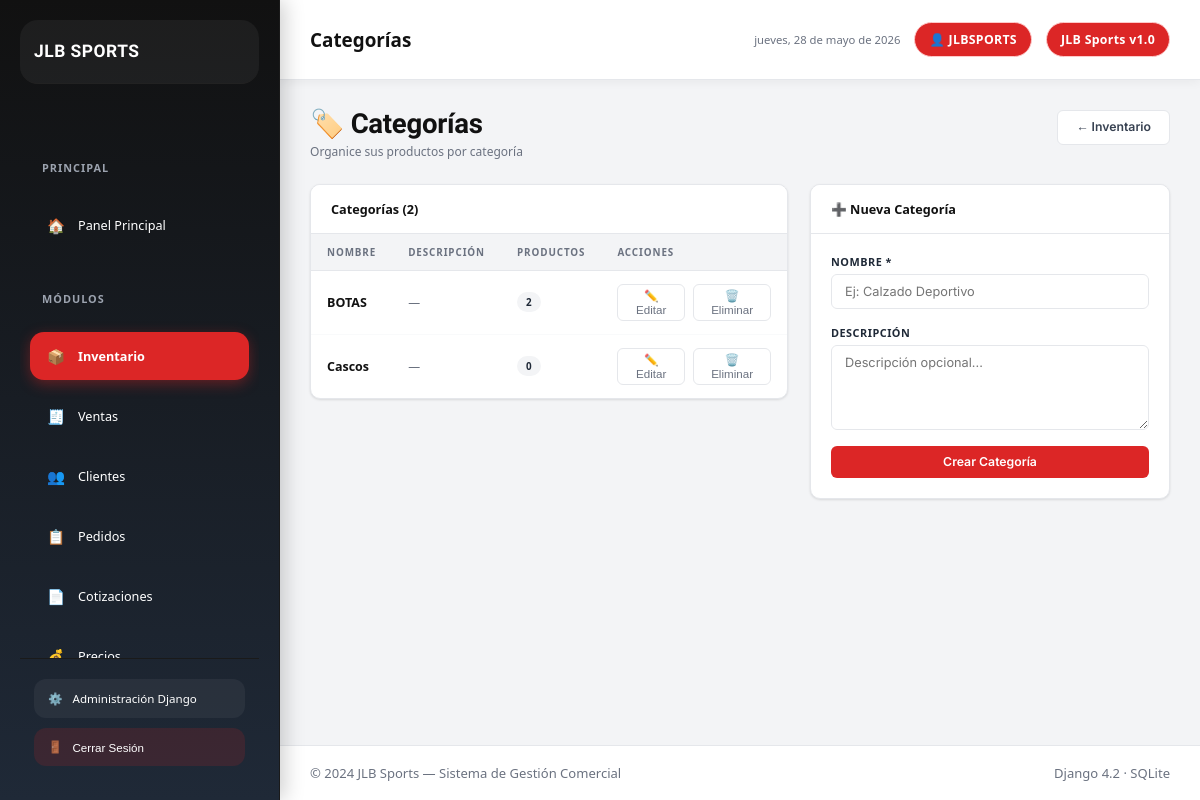
Screenshot of /dashboard/categories/ (signed in) with the database file from the repository.
### inventory/models.py (models this page shows, shortened)
class Category(models.Model):
    name = models.CharField(max_length=100)
    description = models.TextField(blank=True)

### inventory/views.py (the view, shortened to what this page needs)
# urls.py: path('categories/', views.category_list, name='category_list'),
@login_required
def category_list(request):
    categories = Category.objects.annotate(product_count=Count('products'))
    return render(request, 'inventory/category_list.html', {'categories': categories, 'active_page': 'inventory'})

### templates/inventory/category_list.html (shortened to what this page needs)
{% extends 'base.html' %}
{% block topbar_title %}Categorías{% endblock %}
{% block content %}
<div class="seccion-header">
  <div>
    <h1 class="seccion-titulo">🏷️ Categorías</h1>
    <p class="seccion-subtitulo">Organice sus productos por categoría</p>
  </div>
  <a href="{% url 'product_list' %}" class="btn btn-outline">← Inventario</a>
</div>
<div style="display:grid;grid-template-columns:1fr 360px;gap:22px;align-items:start;">
  <div class="tarjeta">
    <div class="tarjeta-cab">
      <span class="tarjeta-titulo">Categorías ({{ categories.count }})</span>
    </div>
    <div class="tabla-wrap">
      <table>
        <thead><tr><th>Nombre</th><th>Descripción</th><th>Productos</th><th>Acciones</th></tr></thead>
        <tbody>
          {% for cat in categories %}
          <tr>
            <td class="bold">{{ cat.name }}</td>
            <td class="td-muted">{{ cat.description|default:"—" }}</td>
            <td><span class="badge badge-negro">{{ cat.product_count }}</span></td>
            <td>
              <div class="cat-acciones">
                <button class="btn-icon" onclick="abrirEditar({{ cat.pk }}, '{{ cat.name|escapejs }}', '{{ cat.description|escapejs }}')">
                  ✏️ Editar
                </button>
                <form method="post" style="display:inline;" onsubmit="return confirm('¿Eliminar categoría «{{ cat.name }}»? Los productos quedarán sin categoría.')">
                  <button type="submit" class="btn-icon danger">🗑️ Eliminar</button>
                </form>
              </div>
            </td>
          </tr>
          {% endfor %}
        </tbody>
      </table>
    </div>
  </div>
  <div class="tarjeta">
    <div class="tarjeta-cab"><span class="tarjeta-titulo">➕ Nueva Categoría</span></div>
    <div class="tarjeta-cuerpo">
      <form method="post">
        <div class="form-grupo mb-2">
          <label>Nombre *</label>
          <input type="text" name="name" required placeholder="Ej: Calzado Deportivo">
        </div>
        <div class="form-grupo mb-2">
          <label>Descripción</label>
          <textarea name="description" rows="2" placeholder="Descripción opcional..."></textarea>
        </div>
        <button type="submit" class="btn btn-rojo btn-bloque">Crear Categoría</button>
      </form>
    </div>
  </div>
</div>
{% endblock %}

### templates/base.html (shortened to what this page needs)
{% load static %}
{% load jlb_filters %}
<!DOCTYPE html>
<html lang="es">
<head>
  <link rel="stylesheet" href="{% static 'css/style.css' %}">
</head>
<body>
<aside class="sidebar">
  <a href="{% url 'dashboard' %}" class="sidebar-brand">
    <div class="brand-text">
      <div class="brand-nombre">JLB Sports</div>
    </div>
  </a>
  <nav class="sidebar-nav">
    <div class="nav-grupo-label">Principal</div>
    <a href="{% url 'dashboard' %}" class="nav-enlace {% if active_page == 'dashboard' %}activo{% endif %}">
      <span class="nav-icono">🏠</span>
      Panel Principal
    </a>
    <div class="nav-grupo-label">Módulos</div>
    <a href="{% url 'product_list' %}" class="nav-enlace {% if active_page == 'inventory' %}activo{% endif %}">
      <span class="nav-icono">📦</span>
      Inventario
    </a>
    <a href="{% url 'sale_list' %}" class="nav-enlace {% if active_page == 'sales' %}activo{% endif %}">
      <span class="nav-icono">🧾</span>
      Ventas
    </a>
    <a href="{% url 'client_list' %}" class="nav-enlace {% if active_page == 'clients' %}activo{% endif %}">
      <span class="nav-icono">👥</span>
      Clientes
    </a>
    <a href="{% url 'order_list' %}" class="nav-enlace {% if active_page == 'orders' %}activo{% endif %}">
      <span class="nav-icono">📋</span>
      Pedidos
    </a>
    <a href="{% url 'quote_list' %}" class="nav-enlace {% if active_page == 'quotes' %}activo{% endif %}">
      <span class="nav-icono">📄</span>
      Cotizaciones
    </a>
    <a href="{% url 'pricing_overview' %}" class="nav-enlace {% if active_page == 'pricing' %}activo{% endif %}">
      <span class="nav-icono">💰</span>
      Precios
    </a>
  </nav>
  <div class="sidebar-pie">
    <a href="/admin/" class="sidebar-admin-link" target="_blank">
      <span>⚙️</span>
      Administración Django
    </a>
    <form method="post" action="{% url 'logout' %}" style="margin-top:10px;">
      <button type="submit" class="sidebar-admin-link" style="width:100%;border:none;cursor:pointer;background:rgba(220,38,38,0.15);">
        <span>🚪</span>
        Cerrar Sesión
      </button>
    </form>
  </div>
</aside>
<div class="main-wrap">
  <header class="topbar">
    <div class="topbar-izq">
      <span class="topbar-titulo">
        {% block topbar_title %}JLB Sports{% endblock %}
      </span>
    </div>
    <div class="topbar-der">
      <span class="topbar-fecha" id="topbar-fecha"></span>
      {% if user.is_authenticated %}
      <span class="topbar-chip">👤 {{ user.username }}</span>
      {% endif %}
      <span class="topbar-chip">JLB Sports v1.0</span>
    </div>
  </header>
  <main class="pagina-contenido">
    {% block content %}{% endblock %}
  </main>
  <footer class="page-footer">
    <span>© 2024 JLB Sports — Sistema de Gestión Comercial</span>
    <span>Django 4.2 · SQLite</span>
  </footer>
</div>
</body>
</html>

### templates/inventory/category_list.html (style rules this page uses)
.cat-acciones { display: flex; gap: 8px; }
.btn-icon { background: none; border: 1px solid var(--gris-borde); border-radius: 6px; padding: 4px 10px; cursor: pointer; font-size: 0.8rem; color: var(--gris-texto); transition: all 0.2s; }

### templates/base.html (style rules this page uses)
:root { --rojo-principal:#DC2626; --rojo-oscuro:#B91C1C; --negro:#111111; --gris-oscuro:#1F2937; --gris-claro:#F3F4F6; --blanco:#FFFFFF; --verde:#10B981; --alerta:#EF4444; }
* { margin:0; padding:0; box-sizing:border-box; }
body { font-family: 'Segoe UI', sans-serif; background: var(--gris-claro); color: var(--gris-oscuro); display:flex; min-height:100vh; }
.sidebar { width:280px; background: linear-gradient(180deg,var(--negro),var(--gris-oscuro)); color:white; display:flex; flex-direction:column; padding:20px; position:fixed; height:100vh; overflow-y:auto; box-shadow:4px 0 20px rgba(0,0,0,0.2); }
.sidebar-brand { display:flex; align-items:center; gap:14px; text-decoration:none; margin-bottom:30px; padding:14px; border-radius:18px; background: rgba(255,255,255,0.05); transition:0.3s; }
.brand-text { display:flex; flex-direction:column; }
.brand-nombre { font-size:1.2rem; font-weight:700; color:white; }
.nav-grupo-label { font-size:0.75rem; text-transform:uppercase; color:#9ca3af; margin:18px 0 10px; letter-spacing:1px; }
.sidebar-nav { display:flex; flex-direction:column; gap:8px; }
.nav-enlace { display:flex; align-items:center; gap:12px; padding:14px 16px; border-radius:14px; color:white; text-decoration:none; transition:0.3s; font-weight:500; position:relative; }
.nav-enlace.activo { background:var(--rojo-principal); box-shadow:0 4px 14px rgba(220,38,38,0.4); }
.nav-icono { font-size:1.1rem; }
.sidebar-pie { margin-top:auto; padding-top:20px; }
.sidebar-admin-link { display:flex; align-items:center; gap:10px; text-decoration:none; color:white; padding:12px 14px; border-radius:12px; background:rgba(255,255,255,0.05); transition:0.3s; }
.main-wrap { margin-left:280px; flex:1; display:flex; flex-direction:column; min-height:100vh; }
.topbar { height:80px; background:white; display:flex; align-items:center; justify-content:space-between; padding:0 30px; box-shadow:0 2px 10px rgba(0,0,0,0.05); }
.topbar-titulo { font-size:1.3rem; font-weight:700; color:var(--negro); }
.topbar-der { display:flex; align-items:center; gap:14px; }
.topbar-chip { background:var(--rojo-principal); color:white; padding:8px 14px; border-radius:999px; font-size:0.85rem; font-weight:600; }
.pagina-contenido { padding:30px; flex:1; }
.page-footer { background:white; padding:18px 30px; display:flex; justify-content:space-between; font-size:0.9rem; color:#6b7280; border-top:1px solid #e5e7eb; }

### rows the page displays
Category: name "BOTAS", description "—", product_count "2"
Category: name "Cascos", description "—", product_count "0"

### other values shown
{{ user.username }} "JLBSPORTS"
{{ categories.count }} "2"
